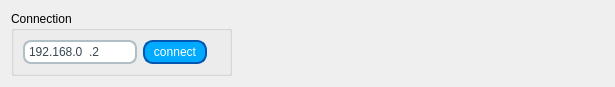
<?xml version="1.0" encoding="UTF-8"?>
<ui version="4.0">
 <class>ConnectionWidget</class>
 <widget class="QWidget" name="ConnectionWidget">
  <property name="windowModality">
   <enum>Qt::NonModal</enum>
  </property>
  <property name="geometry">
   <rect>
    <x>0</x>
    <y>0</y>
    <width>615</width>
    <height>82</height>
   </rect>
  </property>
  <property name="windowTitle">
   <string>Form</string>
  </property>
  <layout class="QHBoxLayout" name="horizontalLayout">
   <item>
    <widget class="QGroupBox" name="groupBox">
     <property name="title">
      <string>Connection</string>
     </property>
     <layout class="QHBoxLayout" name="horizontalLayout_2">
      <item>
       <widget class="QLineEdit" name="line_edit_ip">
        <property name="sizePolicy">
         <sizepolicy hsizetype="Fixed" vsizetype="Fixed">
          <horstretch>0</horstretch>
          <verstretch>0</verstretch>
         </sizepolicy>
        </property>
        <property name="styleSheet">
         <string notr="true">QLineEdit {
    border: 2px solid #B0BEC5; /* Hellgrauer Rand */
    border-radius: 8px; /* Abgerundete Ecken */
    padding: 2px; /* Innenabstand für Text */
    background-color: white; /* Helle Hintergrundfarbe */
    color: #37474F; /* Dunkelgraue Schriftfarbe */
}

QLineEdit:hover {
    border-color: #78909C; /* Dunklerer Rand beim Darüberfahren */
}
</string>
        </property>
        <property name="inputMask">
         <string>000.000.000.000</string>
        </property>
        <property name="text">
         <string>192.168.0.2</string>
        </property>
        <property name="frame">
         <bool>true</bool>
        </property>
       </widget>
      </item>
      <item>
       <widget class="QPushButton" name="button_connect">
        <property name="styleSheet">
         <string notr="true">QPushButton {
    background-color: rgb(0, 170, 255);
    color: white; /* Weiße Schrift */
    border-style: solid;
    border-width: 2px;
    border-radius: 10px; /* Abgerundete Ecken */
    border-color: #0056b3; /* Dunkleres Blau für den Rand */

    min-width: 60px; /* Minimale Breite des Buttons */
    min-height: 20px; /* Minimale Höhe des Buttons */
}

QPushButton:hover {
    background-color: #0056b3; /* Dunkleres Blau beim Darüberfahren */
}

QPushButton:pressed {
    background-color: #004099; /* Noch dunkleres Blau beim Klicken */
}</string>
        </property>
        <property name="text">
         <string>connect</string>
        </property>
       </widget>
      </item>
      <item>
       <widget class="QLabel" name="label_connect_feedback">
        <property name="text">
         <string/>
        </property>
        <property name="wordWrap">
         <bool>true</bool>
        </property>
       </widget>
      </item>
     </layout>
    </widget>
   </item>
   <item>
    <spacer name="horizontalSpacer">
     <property name="orientation">
      <enum>Qt::Horizontal</enum>
     </property>
     <property name="sizeHint" stdset="0">
      <size>
       <width>40</width>
       <height>20</height>
      </size>
     </property>
    </spacer>
   </item>
   <item>
    <widget class="QLabel" name="label">
     <property name="sizePolicy">
      <sizepolicy hsizetype="Preferred" vsizetype="Preferred">
       <horstretch>0</horstretch>
       <verstretch>0</verstretch>
      </sizepolicy>
     </property>
     <property name="maximumSize">
      <size>
       <width>133</width>
       <height>25</height>
      </size>
     </property>
     <property name="text">
      <string/>
     </property>
     <property name="pixmap">
      <pixmap>../images/festo_logo.png</pixmap>
     </property>
     <property name="scaledContents">
      <bool>true</bool>
     </property>
    </widget>
   </item>
  </layout>
 </widget>
 <resources/>
 <connections/>
</ui>
